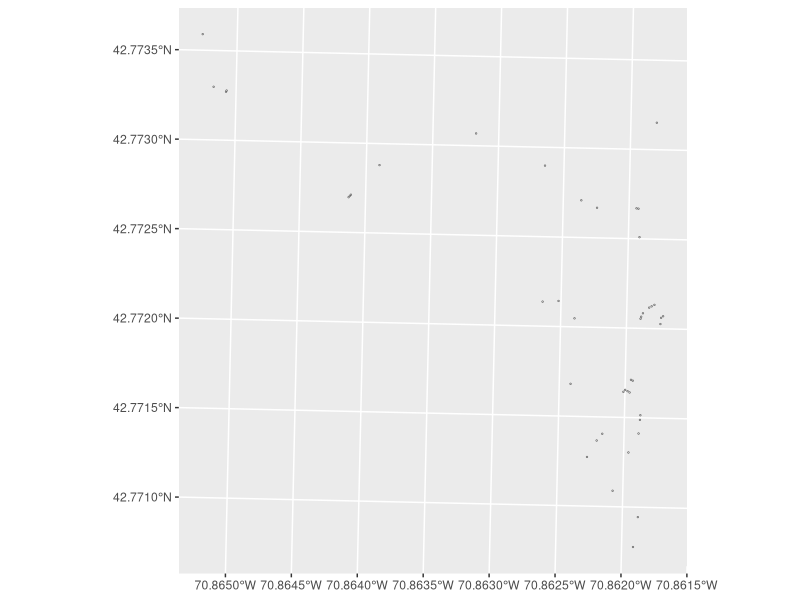

Write the R code that produced this figure. (Note: this script raises an error after producing the figure.)
## ---- chunk 1
knitr::opts_chunk$set(echo = TRUE)
## ---- chunk 2
library(readr)
library(ggplot2)
library(sf)
library(stars)
library (dplyr)
library(tidyverse)

buffer<-0.5

field_points<-read_csv("14Oct2018_revised.csv")

points<-filter(field_points, SampFormat == "1 mu")

## ---- chunk 3
points_sf<- st_as_sf(points, coords = c("Easting", "Northing"), crs=26919)

points_buf<- st_buffer(points_sf, buffer)

ggplot()+
   geom_sf(data = points_buf)
## ---- chunk 4
lines<-filter(field_points, SampFormat == "line") 

lines_sf<- st_as_sf(lines, coords = c("Easting", "Northing"), crs=26919)|>
   group_by(geometry)|>
   lapply()
   dplyr::summarize(do_union=FALSE)|>
   st_cast("LINESTRING")
line(Eastting, Northing, iter = 1)


sf::st_Ma
ggplot() + geom_sf(data=lines_sf)

## ---- chunk 5
lines_buf<- st_buffer(lines_sf, buffer)

ggplot()+
   geom_sf(data = lines_buf)
## ---- chunk 6
xy.coords( lines, )

line(x, y, iter = 1)
 
